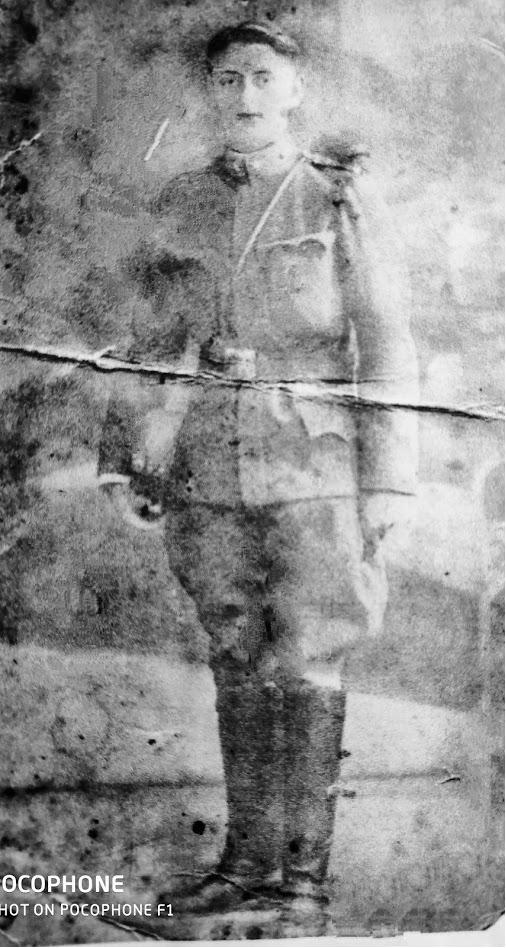
#> input picture Grand_Grand_Father.jpg, 506 x 948 px, found by its file name
$ python Image_restoration.py
#> lines starting #> are read from the running program, lines starting #| are printed output that depends on the picture; after the words box and inside, x2 and y2 are one past the last pixel; in counts of white or black regions, pixels touching at a corner belong together
import numpy as np
import cv2


img = cv2.imread('/home/yotam/Desktop/image_restoration/Grand_Grand_Father.jpg')
#> img is the input picture: shape (948, 506, 3); min 0, max 255, mean 142.3

img_with_mask = cv2.imread('/home/yotam/Desktop/image_restoration/Grand_Grand_Father_mask.jpg')
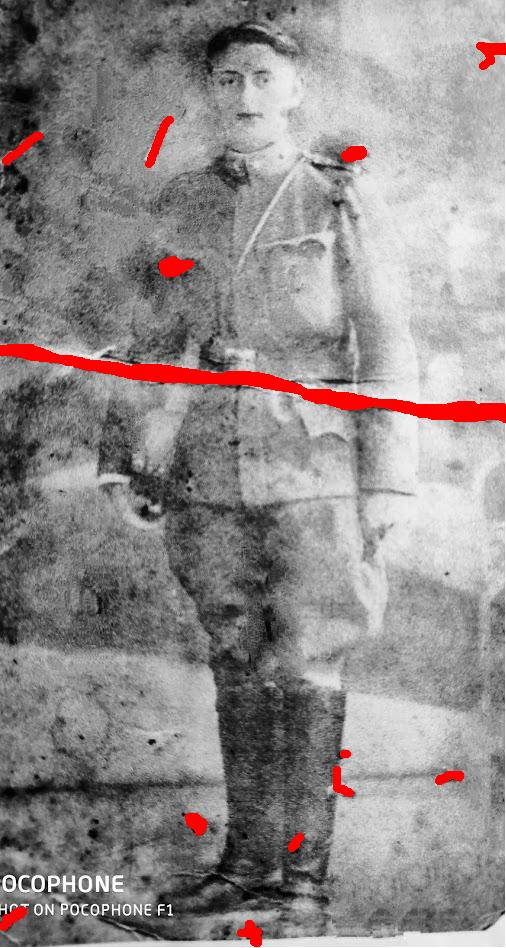
#> input picture Grand_Grand_Father_mask.jpg, 506 x 948 px, found by its file name
#> img_with_mask is the input picture: shape (948, 506, 3); mean B, G, R 139.3, 139.3, 145.1

# create mask

morph_size = 2
max_operator = 4
max_elem = 2
max_kernel_size = 21
morph_elem = cv2.MORPH_RECT
element = cv2.getStructuringElement(morph_elem, (2 * morph_size + 1, 2 * morph_size + 1), (morph_size, morph_size))
mask = (img_with_mask[:,:,2] > 240)*255
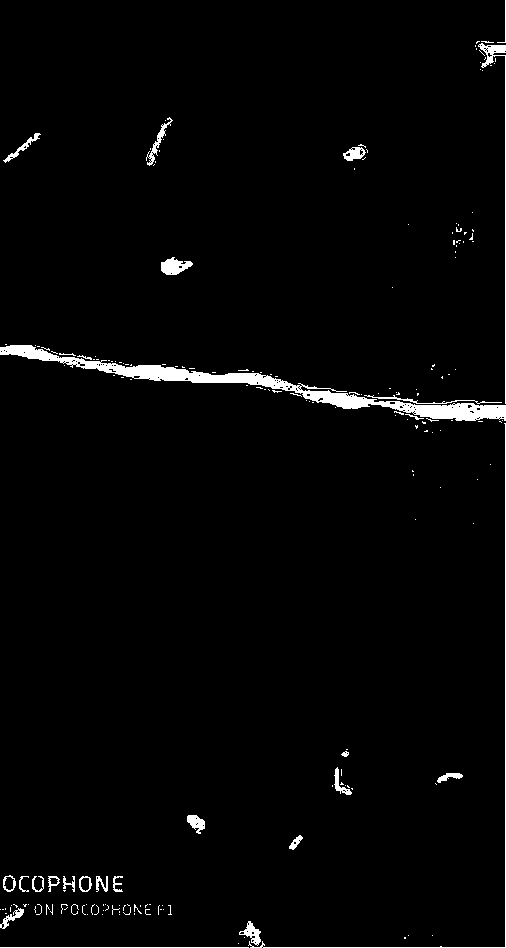
#> mask: shape (948, 506) int64; 2.2% white; 198 white regions (168 under 20 px), largest, box (x1, y1, x2, y2) and area: (0, 345, 506, 421) 5381, (248, 423, 506, 948) 805, (478, 43, 506, 404) 635
mask = mask.astype(np.uint8)
mask = cv2.morphologyEx(mask, cv2.MORPH_CLOSE, element)
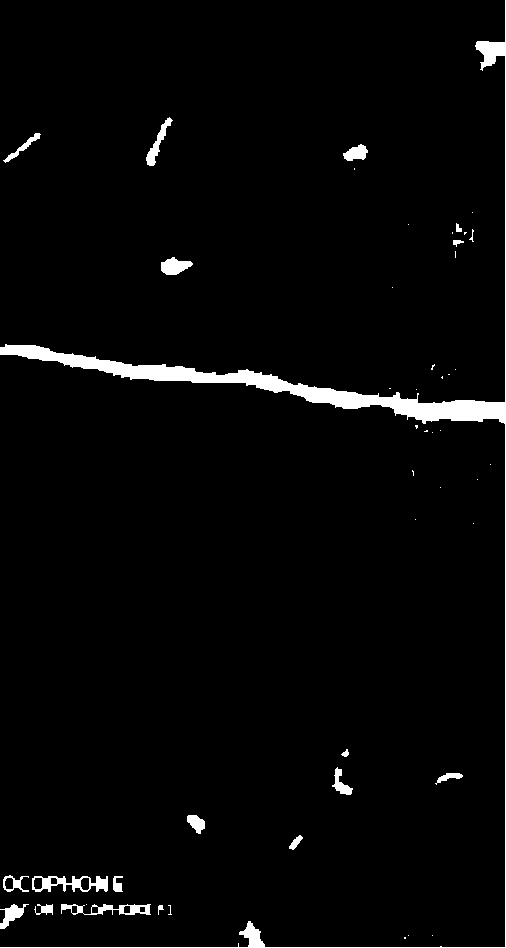
#> mask: shape (948, 506); 2.8% white; 48 white regions (28 under 20 px), largest, box (x1, y1, x2, y2) and area: (0, 0, 506, 948) 9475, (32, 876, 108, 892) 636, (61, 904, 151, 915) 497
morph_size = 4
element = cv2.getStructuringElement(morph_elem, (2 * morph_size + 1, 2 * morph_size + 1), (morph_size, morph_size))
mask = cv2.morphologyEx(mask, cv2.MORPH_OPEN, element)
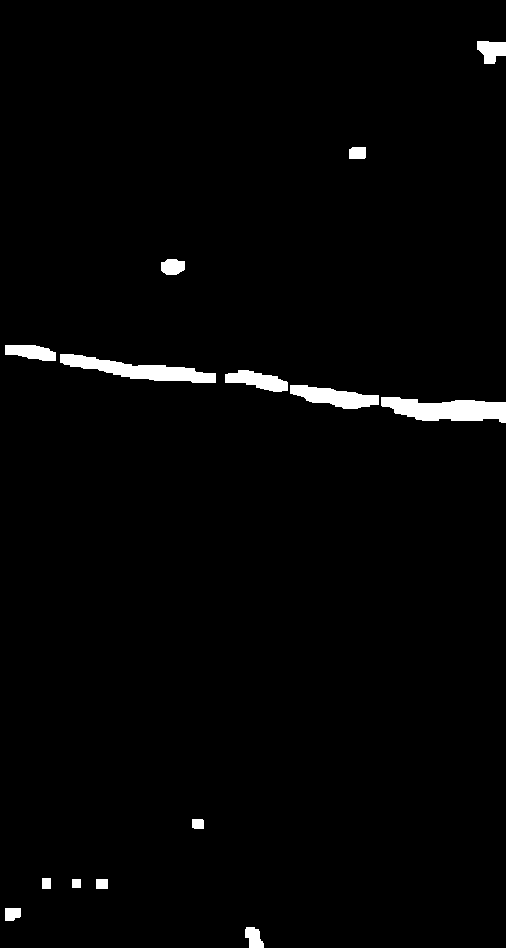
#> mask: shape (948, 506); 1.8% white; 14 white regions, largest, box (x1, y1, x2, y2) and area: (381, 397, 506, 423) 2208, (60, 354, 216, 383) 2001, (290, 385, 379, 409) 1246
morph_size =2
element = cv2.getStructuringElement(morph_elem, (2 * morph_size + 1, 2 * morph_size + 1), (morph_size, morph_size))
mask = cv2.morphologyEx(mask, cv2.MORPH_CLOSE, element)
#> mask: shape (948, 506); 1.8% white; 11 white regions, largest, box (x1, y1, x2, y2) and area: (225, 370, 506, 423) 4301, (5, 345, 216, 383) 2629, (477, 41, 506, 64) 485

dst = cv2.inpaint(img,mask,3,cv2.INPAINT_NS) #cv2.INPAINT_TELEA
cv2.imshow('mask',mask)
cv2.imshow('dst',dst)
cv2.waitKey(0)
cv2.destroyAllWindows()
